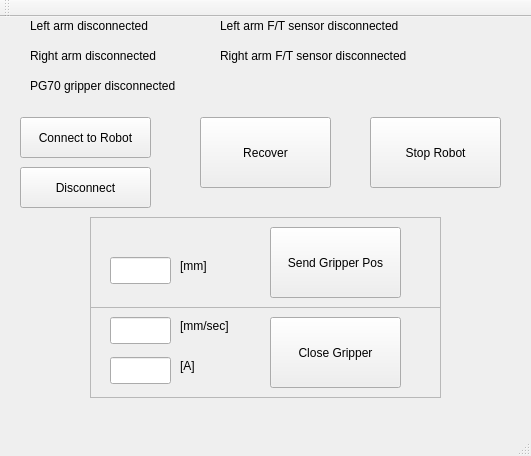
<?xml version="1.0" encoding="UTF-8"?>
<ui version="4.0">
 <class>MainWindow</class>
 <widget class="QMainWindow" name="MainWindow">
  <property name="geometry">
   <rect>
    <x>0</x>
    <y>0</y>
    <width>531</width>
    <height>456</height>
   </rect>
  </property>
  <property name="windowTitle">
   <string>MainWindow</string>
  </property>
  <widget class="QWidget" name="centralWidget">
   <widget class="QPushButton" name="stop_button">
    <property name="geometry">
     <rect>
      <x>370</x>
      <y>100</y>
      <width>131</width>
      <height>71</height>
     </rect>
    </property>
    <property name="text">
     <string>Stop Robot</string>
    </property>
   </widget>
   <widget class="QPushButton" name="connect_button">
    <property name="geometry">
     <rect>
      <x>20</x>
      <y>100</y>
      <width>131</width>
      <height>41</height>
     </rect>
    </property>
    <property name="text">
     <string>Connect to Robot</string>
    </property>
   </widget>
   <widget class="QPushButton" name="recover_button">
    <property name="geometry">
     <rect>
      <x>200</x>
      <y>100</y>
      <width>131</width>
      <height>71</height>
     </rect>
    </property>
    <property name="text">
     <string>Recover</string>
    </property>
   </widget>
   <widget class="QLabel" name="label_LA">
    <property name="geometry">
     <rect>
      <x>30</x>
      <y>0</y>
      <width>161</width>
      <height>17</height>
     </rect>
    </property>
    <property name="text">
     <string>Left arm disconnected</string>
    </property>
   </widget>
   <widget class="QLabel" name="label_RA">
    <property name="geometry">
     <rect>
      <x>30</x>
      <y>30</y>
      <width>161</width>
      <height>17</height>
     </rect>
    </property>
    <property name="text">
     <string>Right arm disconnected</string>
    </property>
   </widget>
   <widget class="QFrame" name="frame">
    <property name="geometry">
     <rect>
      <x>90</x>
      <y>200</y>
      <width>351</width>
      <height>91</height>
     </rect>
    </property>
    <property name="frameShape">
     <enum>QFrame::StyledPanel</enum>
    </property>
    <property name="frameShadow">
     <enum>QFrame::Raised</enum>
    </property>
    <widget class="QPushButton" name="send_gripper_pos_button">
     <property name="geometry">
      <rect>
       <x>180</x>
       <y>10</y>
       <width>131</width>
       <height>71</height>
      </rect>
     </property>
     <property name="text">
      <string>Send Gripper Pos</string>
     </property>
    </widget>
    <widget class="QLabel" name="label">
     <property name="geometry">
      <rect>
       <x>90</x>
       <y>40</y>
       <width>67</width>
       <height>17</height>
      </rect>
     </property>
     <property name="text">
      <string>[mm]</string>
     </property>
    </widget>
    <widget class="QLineEdit" name="gripper_pos">
     <property name="geometry">
      <rect>
       <x>20</x>
       <y>40</y>
       <width>61</width>
       <height>27</height>
      </rect>
     </property>
    </widget>
   </widget>
   <widget class="QFrame" name="frame_2">
    <property name="geometry">
     <rect>
      <x>90</x>
      <y>290</y>
      <width>351</width>
      <height>91</height>
     </rect>
    </property>
    <property name="frameShape">
     <enum>QFrame::StyledPanel</enum>
    </property>
    <property name="frameShadow">
     <enum>QFrame::Raised</enum>
    </property>
    <widget class="QPushButton" name="close_gripper_button">
     <property name="geometry">
      <rect>
       <x>180</x>
       <y>10</y>
       <width>131</width>
       <height>71</height>
      </rect>
     </property>
     <property name="text">
      <string>Close Gripper</string>
     </property>
    </widget>
    <widget class="QLabel" name="label_3">
     <property name="geometry">
      <rect>
       <x>90</x>
       <y>50</y>
       <width>67</width>
       <height>17</height>
      </rect>
     </property>
     <property name="text">
      <string>[A]</string>
     </property>
    </widget>
    <widget class="QLineEdit" name="gripper_target_vel">
     <property name="geometry">
      <rect>
       <x>20</x>
       <y>10</y>
       <width>61</width>
       <height>27</height>
      </rect>
     </property>
    </widget>
    <widget class="QLineEdit" name="gripper_current_limit">
     <property name="geometry">
      <rect>
       <x>20</x>
       <y>50</y>
       <width>61</width>
       <height>27</height>
      </rect>
     </property>
    </widget>
    <widget class="QLabel" name="label_2">
     <property name="geometry">
      <rect>
       <x>90</x>
       <y>10</y>
       <width>67</width>
       <height>17</height>
      </rect>
     </property>
     <property name="text">
      <string>[mm/sec]</string>
     </property>
    </widget>
   </widget>
   <widget class="QPushButton" name="disconnect_button">
    <property name="geometry">
     <rect>
      <x>20</x>
      <y>150</y>
      <width>131</width>
      <height>41</height>
     </rect>
    </property>
    <property name="text">
     <string>Disconnect</string>
    </property>
   </widget>
   <widget class="QLabel" name="label_l_ft">
    <property name="geometry">
     <rect>
      <x>220</x>
      <y>0</y>
      <width>231</width>
      <height>17</height>
     </rect>
    </property>
    <property name="text">
     <string>Left arm F/T sensor disconnected</string>
    </property>
   </widget>
   <widget class="QLabel" name="label_r_ft">
    <property name="geometry">
     <rect>
      <x>220</x>
      <y>30</y>
      <width>231</width>
      <height>17</height>
     </rect>
    </property>
    <property name="text">
     <string>Right arm F/T sensor disconnected</string>
    </property>
   </widget>
   <widget class="QLabel" name="label_gripper">
    <property name="geometry">
     <rect>
      <x>30</x>
      <y>60</y>
      <width>181</width>
      <height>17</height>
     </rect>
    </property>
    <property name="text">
     <string>PG70 gripper disconnected</string>
    </property>
   </widget>
  </widget>
  <widget class="QToolBar" name="mainToolBar">
   <attribute name="toolBarArea">
    <enum>TopToolBarArea</enum>
   </attribute>
   <attribute name="toolBarBreak">
    <bool>false</bool>
   </attribute>
  </widget>
  <widget class="QStatusBar" name="statusBar"/>
 </widget>
 <layoutdefault spacing="6" margin="11"/>
 <resources/>
 <connections/>
</ui>
